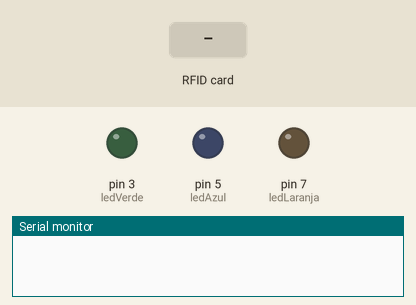
A sketch run on a simulated Arduino Uno, built with avr-gcc and run on an emulated ATmega328P. Shown: output pins drawn as LEDs (lit = HIGH), the last lines printed to the serial monitor. Inputs (shaded band) come from the test bench. Pins used as bus, display or sensor lines are not drawn.

Above: at 1.2 s.
1.3 s: RFID card 33 0B D4 AE held to the reader
At 1.9 s:
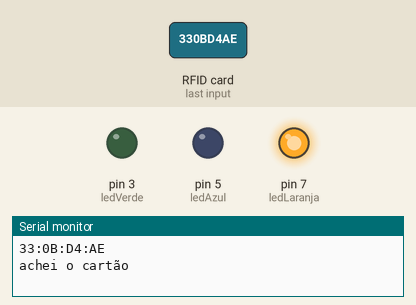
2.8 s: RFID card B3 6E 61 1B held to the reader
At 5.5 s:
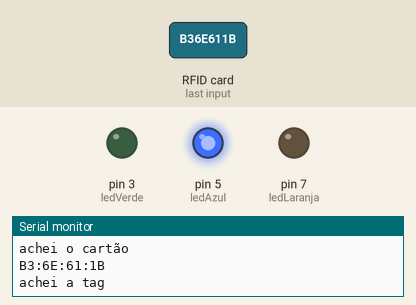
5.8 s: RFID card 5E 7A 19 C4 held to the reader
At 8.0 s:
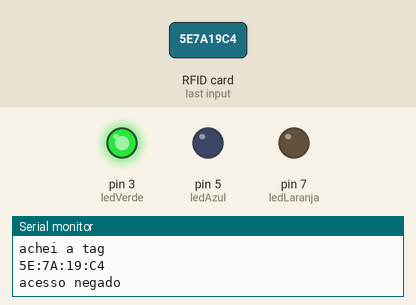
Timing chart, 0 to 11.8 s (numbered marks = the images above; inputs shaded):
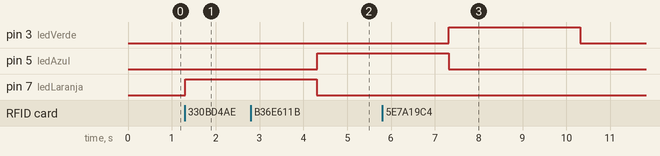

The sketch:

tag_arduino.ino
```cpp
#include <SPI.h> //biblioteca de sinal
#include <MFRC522.h> //biblioteca do leitor de tag
#include <Servo.h> //biblioteca do servoMotor

#define SS_PIN 10
#define RST_PIN 9
#define ledLaranja 7
#define ledAzul 5
#define ledVerde 3

MFRC522 rfid(SS_PIN, RST_PIN);
Servo servo;

void setup() {
  // iniciando a comunicação com o chip
  SPI.begin();
  rfid.PCD_Init();
  Serial.begin(9600);
  pinMode(ledLaranja, OUTPUT);
  pinMode(ledAzul, OUTPUT);
  pinMode(ledVerde, OUTPUT);
}

void loop() {
  // chacando conexão com o chip
  if(!rfid.PICC_IsNewCardPresent() || !rfid.PICC_ReadCardSerial())
    return;

    //montar o endereço do código
    String strID = "";
    for(byte i = 0; i<4; i++){
      strID +=
        (rfid.uid.uidByte[i] < 0x10 ? "0" : "") +
        String(rfid.uid.uidByte[i], HEX) +
        (i!=3 ? ":" : "");
      }
      strID.toUpperCase();
      Serial.println(strID);
      if(strID.indexOf("33:0B:D4:AE") >= 0){
          Serial.println("achei o cartão");
          digitalWrite(ledLaranja, HIGH);
          delay(3000);
          digitalWrite(ledLaranja, LOW);
        }
      else if(strID.indexOf("B3:6E:61:1B") >= 0){
          Serial.println("achei a tag");
          digitalWrite(ledAzul, HIGH);
          delay(3000);
          digitalWrite(ledAzul, LOW);
        }
      else{
          Serial.println("acesso negado");
          digitalWrite(ledVerde, HIGH);
          delay(3000);
          digitalWrite(ledVerde, LOW);
        }
}
```

Measured:
- after the input at 1.3 s, pin 7 (ledLaranja): LOW → HIGH at once
- after the input at 2.8 s, pin 5 (ledAzul): LOW → HIGH after 1.5 s
- after the input at 5.8 s, pin 3 (ledVerde): LOW → HIGH after 1.5 s, → LOW 3.0 s later
